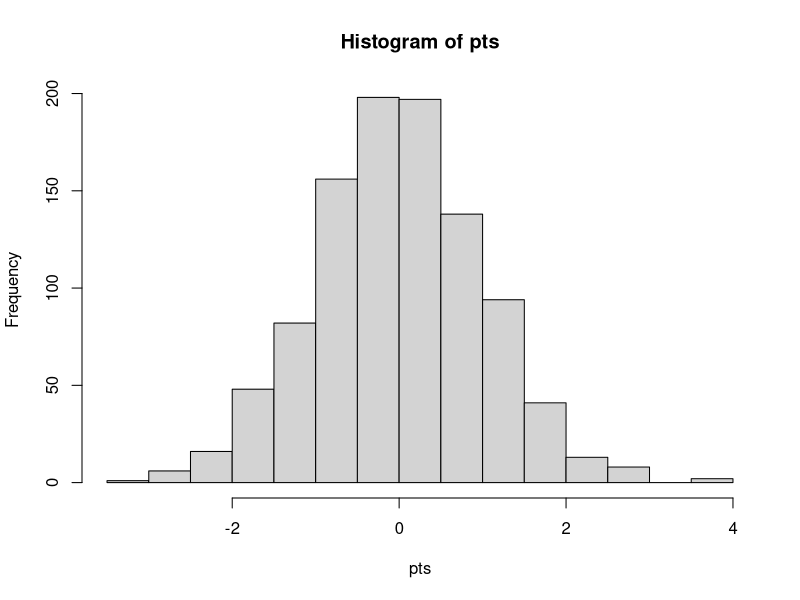
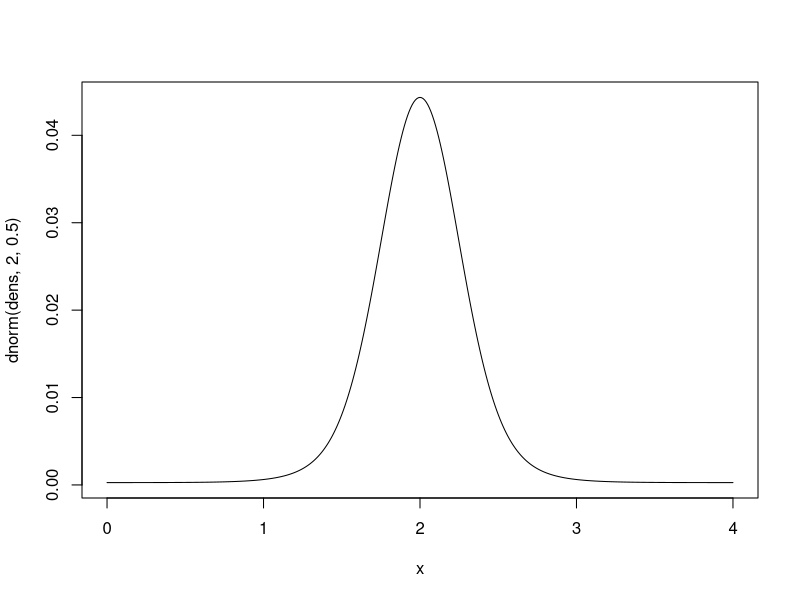

Write the R code that produced these figures, in order.
## ---- chunk 1
norm <- rnorm(100)
norm
## ---- chunk 2
#Draw a thousand random normal points
pts<-rnorm(1000)
hist(pts)
## ---- chunk 3
x<-seq(0,4,.01)
dens<-dnorm(x, 2, 0.5)
plot(x, dnorm(dens, 2, 0.5), type = "l")
